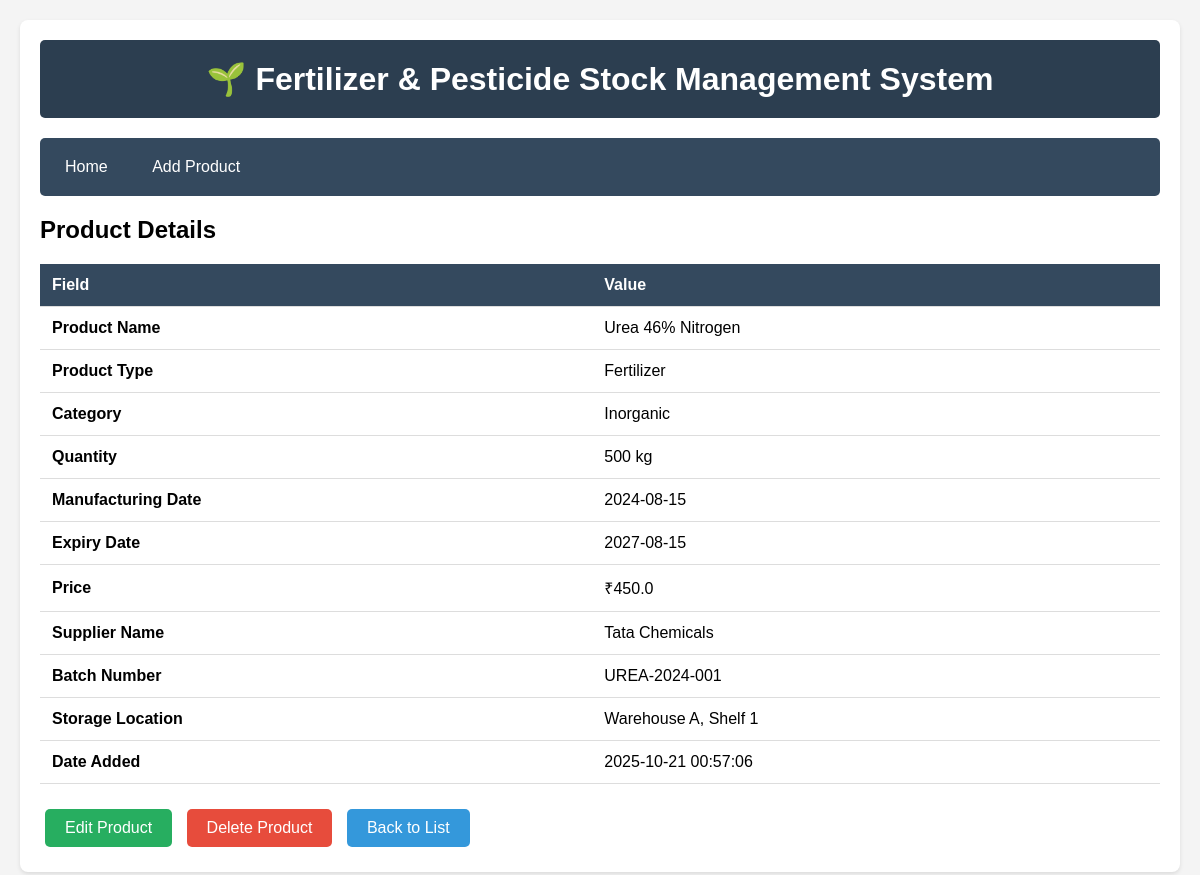
Page /view/2 on the committed database.
### tables this page shows
CREATE TABLE products (
            id INTEGER PRIMARY KEY AUTOINCREMENT,
            product_name TEXT NOT NULL,
            product_type TEXT NOT NULL,
            category TEXT NOT NULL,
            quantity INTEGER NOT NULL,
            unit TEXT NOT NULL,
            manufacturing_date TEXT NOT NULL,
            expiry_date TEXT NOT NULL,
            price REAL NOT NULL,
            supplier_name TEXT,
            batch_number TEXT,
            storage_location TEXT,
            date_added TEXT NOT NULL
        );

### app.py (the view)
@app.route('/view/<int:id>')
def view_product(id):
    conn = get_db_connection()
    product = conn.execute('SELECT * FROM products WHERE id = ?', (id,)).fetchone()
    conn.close()
    if product is None:
        flash('Product not found!', 'danger')
        return redirect(url_for('index'))
    return render_template('view_product.html', product=product)

### app.py (called while the page is built)
def get_db_connection():
    conn = sqlite3.connect(DATABASE)
    conn.row_factory = sqlite3.Row
    return conn

### templates/view_product.html
{% extends 'layout.html' %}
{% block content %}
<h2>Product Details</h2>
<table>
    <tr>
        <th>Field</th>
        <th>Value</th>
    </tr>
    <tr>
        <td><strong>Product Name</strong></td>
        <td>{{ product['product_name'] }}</td>
    </tr>
    <tr>
        <td><strong>Product Type</strong></td>
        <td>{{ product['product_type'] }}</td>
    </tr>
    <tr>
        <td><strong>Category</strong></td>
        <td>{{ product['category'] }}</td>
    </tr>
    <tr>
        <td><strong>Quantity</strong></td>
        <td>{{ product['quantity'] }} {{ product['unit'] }}</td>
    </tr>
    <tr>
        <td><strong>Manufacturing Date</strong></td>
        <td>{{ product['manufacturing_date'] }}</td>
    </tr>
    <tr>
        <td><strong>Expiry Date</strong></td>
        <td>{{ product['expiry_date'] }}</td>
    </tr>
    <tr>
        <td><strong>Price</strong></td>
        <td>₹{{ product['price'] }}</td>
    </tr>
    <tr>
        <td><strong>Supplier Name</strong></td>
        <td>{{ product['supplier_name'] if product['supplier_name'] else 'N/A' }}</td>
    </tr>
    <tr>
        <td><strong>Batch Number</strong></td>
        <td>{{ product['batch_number'] if product['batch_number'] else 'N/A' }}</td>
    </tr>
    <tr>
        <td><strong>Storage Location</strong></td>
        <td>{{ product['storage_location'] if product['storage_location'] else 'N/A' }}</td>
    </tr>
    <tr>
        <td><strong>Date Added</strong></td>
        <td>{{ product['date_added'] }}</td>
    </tr>
</table>
<div style="margin-top: 20px;">
    <a href="{{ url_for('update_product', id=product['id']) }}" class="btn btn-success">Edit Product</a>
    <a href="{{ url_for('delete_product', id=product['id']) }}"
       class="btn btn-danger"
       onclick="return confirm('Are you sure you want to delete this product?')">Delete Product</a>
    <a href="{{ url_for('index') }}" class="btn btn-primary">Back to List</a>
</div>
{% endblock %}

### templates/layout.html (style rules this page uses)
* { margin: 0; padding: 0; box-sizing: border-box; }
body { font-family: Arial, sans-serif; background-color: #f4f4f4; padding: 20px; }
.btn { padding: 10px 20px; text-decoration: none; border: none; border-radius: 5px; cursor: pointer; display: inline-block; margin: 5px; }
.btn-primary { background-color: #3498db; color: white; }
.btn-success { background-color: #27ae60; color: white; }
.btn-danger { background-color: #e74c3c; color: white; }
table { width: 100%; border-collapse: collapse; margin-top: 20px; }
table th, table td { padding: 12px; text-align: left; border-bottom: 1px solid #ddd; }
table th { background-color: #34495e; color: white; }

### rows in the picture
products: product_name "Urea 46% Nitrogen", product_type "Fertilizer", category "Inorganic", quantity "500", unit "kg", manufacturing_date "2024-08-15", expiry_date "2027-08-15", price "450.0", supplier_name "Tata Chemicals", batch_number "UREA-2024-001", storage_location "Warehouse A, Shelf 1", date_added "2025-10-21 00:57:06"
